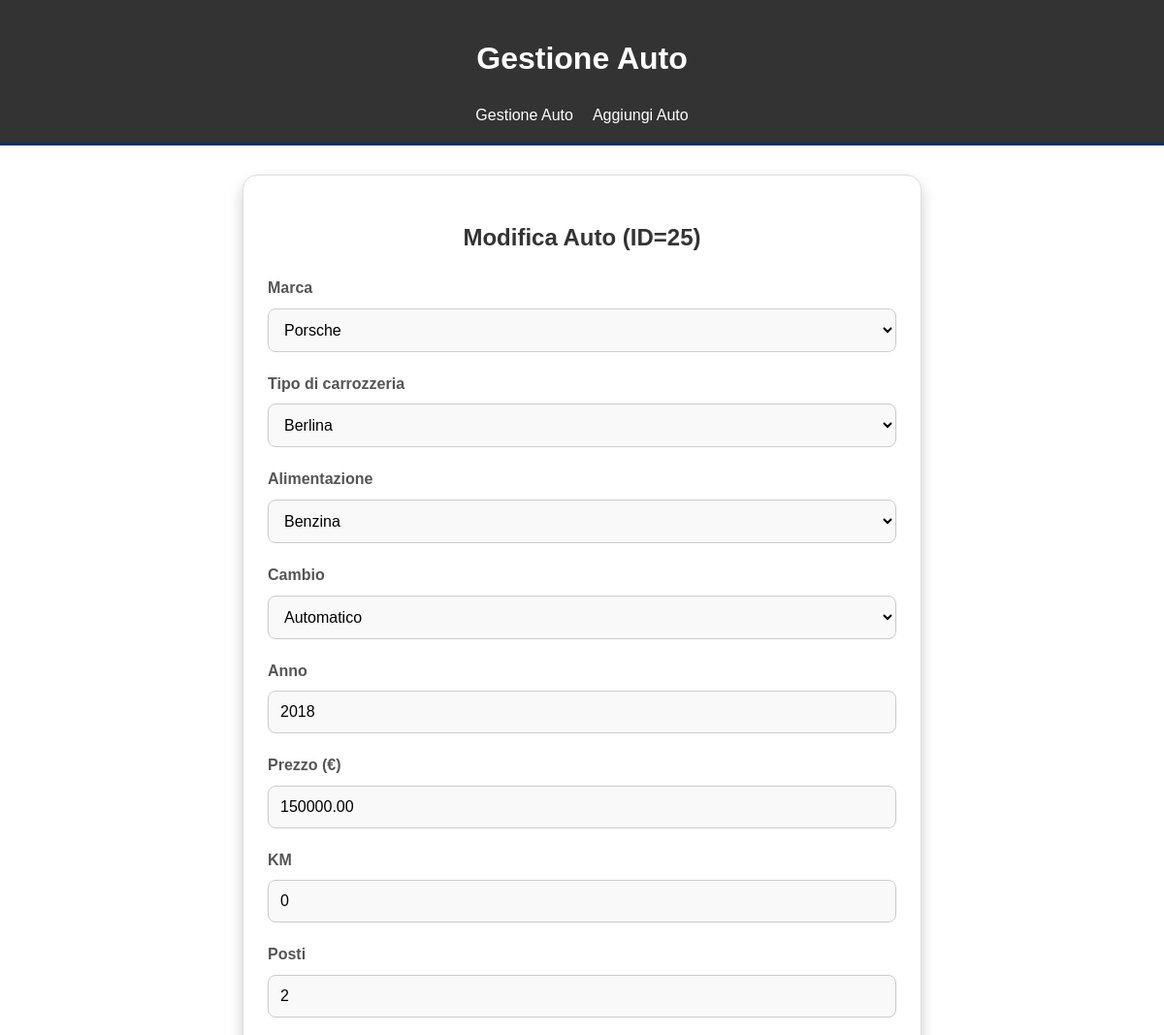
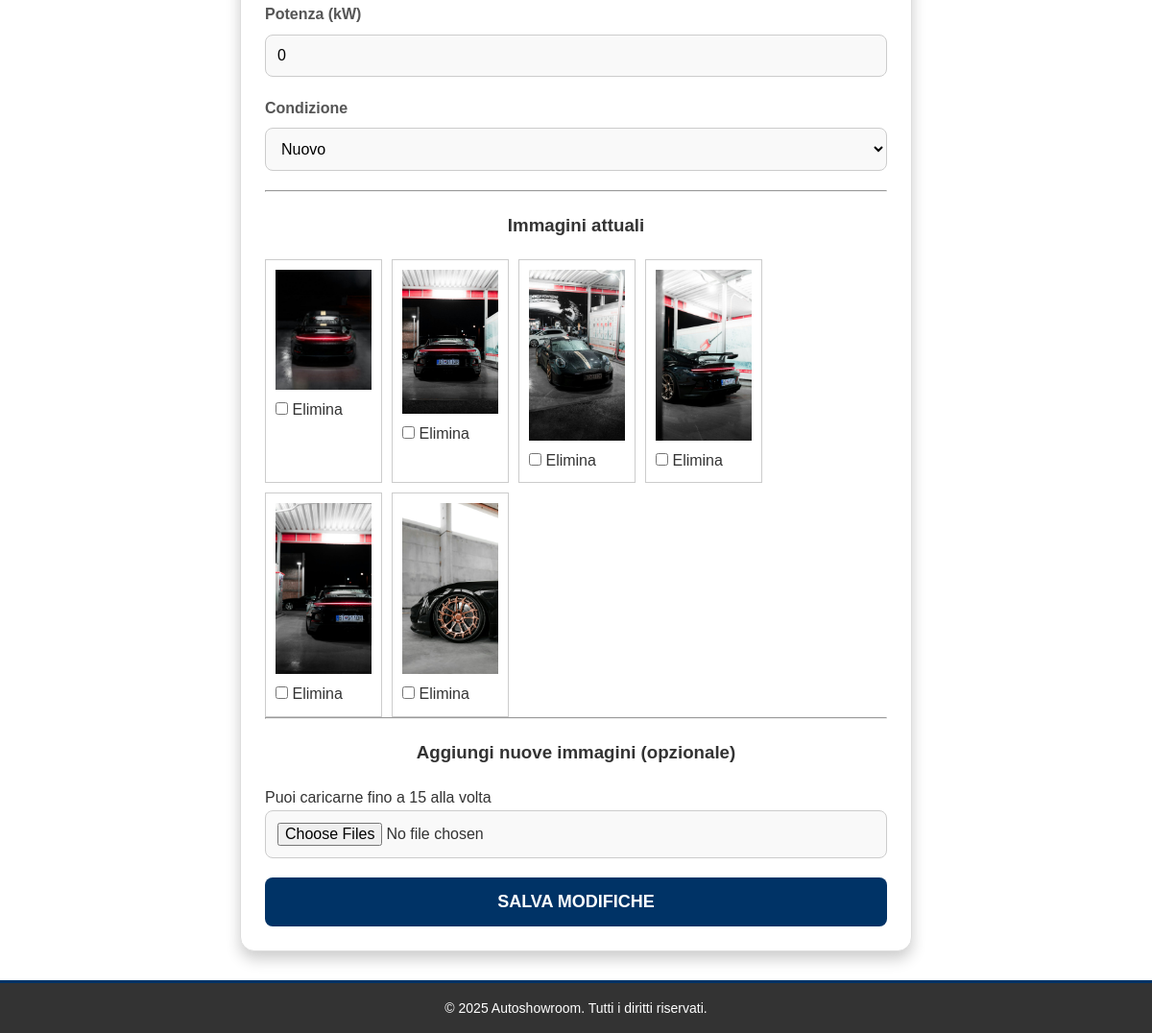
The page /admin/edit_car.php?id=25 (signed in) on the database its author committed (2 pictures, top to bottom).
### tables this page shows
CREATE TABLE `cars` (
  `id` int(11) NOT NULL,
  `brand_id` int(11) NOT NULL,
  `car_type_id` int(11) NOT NULL,
  `fuel_type_id` int(11) NOT NULL,
  `transmission_id` int(11) NOT NULL,
  `year` year(4) NOT NULL,
  `price` decimal(10,2) NOT NULL,
  `km` int(11) NOT NULL,
  `seats` tinyint(4) NOT NULL,
  `power_kw` int(11) NOT NULL,
  `car_condition` enum('nuovo','usato') NOT NULL
);

CREATE TABLE `brands` (
  `id` int(11) NOT NULL,
  `name` varchar(50) NOT NULL
);

CREATE TABLE `car_types` (
  `id` int(11) NOT NULL,
  `name` varchar(50) NOT NULL
);

CREATE TABLE `fuel_types` (
  `id` int(11) NOT NULL,
  `name` varchar(50) NOT NULL
);

CREATE TABLE `transmissions` (
  `id` int(11) NOT NULL,
  `name` varchar(50) NOT NULL
);

CREATE TABLE `car_images` (
  `id` int(11) NOT NULL,
  `car_id` int(11) NOT NULL,
  `image_path` varchar(255) NOT NULL
);

### functions/functions.php (called while the page is built, shortened)
<?php
require_once 'db.php';
function get_brands() {
    global $conn;
    $sql = "SELECT id, name FROM brands ORDER BY name";
    $stmt = $conn->prepare($sql);
    $stmt->execute();
    return $stmt->fetchAll(PDO::FETCH_ASSOC);
}
function get_car_types() {
    global $conn;
    $sql = "SELECT id, name FROM car_types ORDER BY name";
    $stmt = $conn->prepare($sql);
    $stmt->execute();
    return $stmt->fetchAll(PDO::FETCH_ASSOC);
}
function get_fuel_types() {
    global $conn;
    $sql = "SELECT id, name FROM fuel_types ORDER BY name";
    $stmt = $conn->prepare($sql);
    $stmt->execute();
    return $stmt->fetchAll(PDO::FETCH_ASSOC);
}
function get_transmissions() {
    global $conn;
    $sql = "SELECT id, name FROM transmissions ORDER BY name";
    $stmt = $conn->prepare($sql);
    $stmt->execute();
    return $stmt->fetchAll(PDO::FETCH_ASSOC);
}
function get_car_by_id($id) {
    global $conn;
    $stmt = $conn->prepare("SELECT * FROM cars WHERE id = ?");
    $stmt->execute([$id]);
    return $stmt->fetch(PDO::FETCH_ASSOC);
}
?>

### admin/edit_car.php (the view, shortened to what this page needs)
<?php
require_once '../functions/functions.php';
$id = isset($_GET['id']) ? (int)$_GET['id'] : 0;
$car = get_car_by_id($id);
$stmt = $conn->prepare("SELECT id, image_path FROM car_images WHERE car_id = ?");
$stmt->execute([$id]);
$existing_images = $stmt->fetchAll(PDO::FETCH_ASSOC);
$brands        = get_brands();
$car_types     = get_car_types();
$fuel_types    = get_fuel_types();
$transmissions = get_transmissions();
?>
<!DOCTYPE html>
<html lang="it">
<head>
    <link rel="stylesheet" href="../css/admin.css">
</head>
<body>
    <header class="header">
        <h1><a href="./admin.php">Gestione Auto</a></h1>
        <nav>
            <ul>
                <li><a href="./admin.php">Gestione Auto</a></li>
                <li><a href="./add_car.php">Aggiungi Auto</a></li>
            </ul>
        </nav>
    </header>
    <div class="form-wrapper">
        <h2 class="form-title">Modifica Auto (ID=<?php echo $car['id']; ?>)</h2>
        <form method="POST" action="edit_car.php?id=<?php echo $car['id']; ?>" enctype="multipart/form-data">
            <div class="form-group">
                <label for="brand_id">Marca</label>
                <select id="brand_id" name="brand_id" required>
                    <?php foreach ($brands as $b): ?>
                        <option value="<?php echo $b['id']; ?>"
                            <?php if ($b['id'] == $car['brand_id']) echo 'selected'; ?>>
                            <?php echo htmlspecialchars($b['name']); ?>
                        </option>
                    <?php endforeach; ?>
                </select>
            </div>
            <div class="form-group">
                <label for="car_type_id">Tipo di carrozzeria</label>
                <select id="car_type_id" name="car_type_id" required>
                    <?php foreach ($car_types as $ct): ?>
                        <option value="<?php echo $ct['id']; ?>"
                            <?php if ($ct['id'] == $car['car_type_id']) echo 'selected'; ?>>
                            <?php echo htmlspecialchars($ct['name']); ?>
                        </option>
                    <?php endforeach; ?>
                </select>
            </div>
            <div class="form-group">
                <label for="fuel_type_id">Alimentazione</label>
                <select id="fuel_type_id" name="fuel_type_id" required>
                    <?php foreach ($fuel_types as $ft): ?>
                        <option value="<?php echo $ft['id']; ?>"
                            <?php if ($ft['id'] == $car['fuel_type_id']) echo 'selected'; ?>>
                            <?php echo htmlspecialchars($ft['name']); ?>
                        </option>
                    <?php endforeach; ?>
                </select>
            </div>
            <div class="form-group">
                <label for="transmission_id">Cambio</label>
                <select id="transmission_id" name="transmission_id" required>
                    <?php foreach ($transmissions as $t): ?>
                        <option value="<?php echo $t['id']; ?>"
                            <?php if ($t['id'] == $car['transmission_id']) echo 'selected'; ?>>
                            <?php echo htmlspecialchars($t['name']); ?>
                        </option>
                    <?php endforeach; ?>
                </select>
            </div>
            <div class="form-group">
                <label for="year">Anno</label>
                <input type="number" id="year" name="year"
                       min="1900" max="2100" required
                       value="<?php echo htmlspecialchars($car['year']); ?>">
            </div>
            <div class="form-group">
                <label for="price">Prezzo (€)</label>
                <input type="number" id="price" name="price" step="0.01" required
                       value="<?php echo htmlspecialchars($car['price']); ?>">
            </div>
            <div class="form-group">
                <label for="km">KM</label>
                <input type="number" id="km" name="km" required
                       value="<?php echo htmlspecialchars($car['km']); ?>">
            </div>
            <div class="form-group">
                <label for="seats">Posti</label>
                <input type="number" id="seats" name="seats" required
                       value="<?php echo htmlspecialchars($car['seats']); ?>">
            </div>
            <div class="form-group">
                <label for="power_kw">Potenza (kW)</label>
                <input type="number" id="power_kw" name="power_kw" required
                       value="<?php echo htmlspecialchars($car['power_kw']); ?>">
            </div>
            <div class="form-group">
                <label for="car_condition">Condizione</label>
                <select id="car_condition" name="car_condition" required>
                    <option value="nuovo" <?php if ($car['car_condition'] === 'nuovo') echo 'selected'; ?>>
                        Nuovo
                    </option>
                </select>
            </div>
            <hr>
            <h3>Immagini attuali</h3>
            <div style="display: flex; gap: 10px; flex-wrap: wrap;">
                <?php foreach ($existing_images as $img): ?>
                    <div style="border:1px solid #ccc; padding:10px;">
                        <img src="<?php echo htmlspecialchars($img['image_path']); ?>"
                             alt="Immagine" style="max-width:100px;">
                        <br>
                        <label>
                            <input type="checkbox" name="delete_images[]" value="<?php echo $img['id']; ?>">
                            Elimina
                        </label>
                    </div>
                <?php endforeach; ?>
            </div>
            <hr>
            <h3>Aggiungi nuove immagini (opzionale)</h3>
            <p>Puoi caricarne fino a 15 alla volta</p>
            <div class="form-group">
                <input type="file" name="images[]" multiple>
            </div>
            <button type="submit" class="form-button">Salva Modifiche</button>
        </form>
    </div>
    <footer>
        <p>&copy; 2025 Autoshowroom. Tutti i diritti riservati.</p>
    </footer>
</body>
</html>

### css/admin.css (style rules this page uses)
* { margin: 0; padding: 0; box-sizing: border-box; }
body { font-family: Arial, sans-serif; background-color: var(--color-white); color: var(--color-little-black); line-height: 1.6; }
h1, h2, h3 { text-align: center; margin: 20px 0; }
header { background-color: var(--color-little-black); color: var(--color-white); padding: 15px 0; border-bottom: 3px solid var(--color-primary); text-align: center; }
header h1 a { color: var(--color-white); text-decoration: none; }
header nav ul { display: flex; justify-content: center; list-style: none; gap: 20px; margin-top: 10px; }
header nav ul li a { color: var(--color-white); text-decoration: none; font-size: 16px; transition: color 0.3s ease; }
.form-wrapper { max-width: 700px; margin: 30px auto; padding: 25px; background-color: var(--color-white); border-radius: 15px; box-shadow: 0 8px 15px rgba(0, 0, 0, 0.2); border: 1px solid #ddd; }
.form-title { text-align: center; font-size: 24px; font-weight: bold; color: var(--color-little-black); margin-bottom: 20px; }
.form-group { margin-bottom: 20px; }
.form-group label { display: block; margin-bottom: 8px; font-weight: bold; font-size: 16px; color: #555; }
.form-group input, .form-group select, .form-group textarea { width: 100%; padding: 12px; border: 1px solid #ccc; border-radius: 8px; font-size: 16px; background-color: #f9f9f9; transition: border-color 0.3s ease, box-shadow 0.3s ease; }
.form-button { display: block; width: 100%; padding: 15px; background-color: var(--color-primary); color: white; font-size: 18px; font-weight: bold; text-transform: uppercase; border: none; border-radius: 8px; cursor: pointer; transition: background-color 0.3s ease; }
footer { background-color: var(--color-little-black); color: #fff; text-align: center; padding: 15px; border-top: 3px solid var(--color-primary); }
footer p { font-size: 14px; margin: 0; }

### css/root.css (style rules this page uses)
:root { --color-primary: #003366; --color-secondary: #47A0FF; --color-light: #c2c2c2; --color-accent: #70b8ff; --color-text: #333333; --color-text-light: #ffffff; --color-back-cards: #f5f5f5; --color-white: #ffffff; --color-little-black: #333; --transition-duration: 0.3s; }

### rows shown on the page
cars: id "25", brand_id "Porsche", car_type_id "Berlina", fuel_type_id "Benzina", transmission_id "Automatico", year "2018", price "150000.00", km "0", seats "2", power_kw "0", car_condition "Nuovo"
car_images: image_path (picture)
car_images: image_path (picture)
car_images: image_path (picture)
car_images: image_path (picture)
car_images: image_path (picture)
car_images: image_path (picture)
